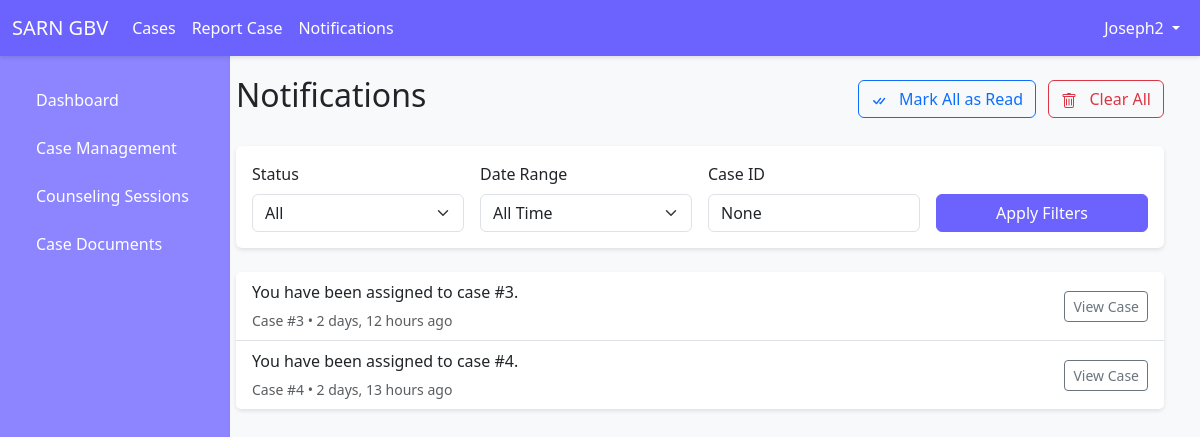
Page /notifications/ (signed in) on the committed database.
### users/models.py (models this page shows)
class User(AbstractUser):
    ROLE_CHOICES = [
        ('survivor', 'Survivor'),
        ('provider', 'Service Provider'),
        ('law_enforcement', 'Law Enforcement'),
    ]
    role = models.CharField(max_length=20, choices=ROLE_CHOICES, default='survivor')
    phone = models.CharField(max_length=15, blank=True, null=True)
    address = models.TextField(blank=True, null=True)
    groups = models.ManyToManyField(Group, related_name="custom_user_groups", blank=True)
    user_permissions = models.ManyToManyField(Permission, related_name="custom_user_permissions", blank=True)

### notifications/models.py (models this page shows, shortened)
class Notification(models.Model):
    user = models.ForeignKey(User, on_delete=models.CASCADE, related_name="notifications")  # Add related_name
    case = models.ForeignKey('cases.Case', on_delete=models.CASCADE)
    message = models.TextField()
    is_read = models.BooleanField(default=False)
    created_at = models.DateTimeField(auto_now_add=True)

### cases/models.py (models this page shows, shortened)
class Case(models.Model):
    STATUS_CHOICES = [
        ('pending', 'Pending'),
        ('under_investigation', 'Under Investigation'),
        ('closed', 'Closed'),
    ]
    reporter = models.ForeignKey(User, on_delete=models.CASCADE, related_name="reported_cases")  # The person who reported the case
    assigned_provider = models.ForeignKey(User, on_delete=models.SET_NULL, null=True, blank=True, related_name="assigned_cases")
    description = models.TextField()
    status = models.CharField(max_length=20, choices=STATUS_CHOICES, default='pending')
    date_reported = models.DateTimeField(auto_now_add=True)
    evidence_file = models.FileField(upload_to='case_evidence/', blank=True, null=True)

### notifications/views.py (the view)
# urls.py: path('notifications/', login_required(notifications_list), name='notifications_list'),
@login_required
def notifications_list(request):
    queryset = Notification.objects.filter(user=request.user).order_by('-created_at')
    status = request.GET.get('status')
    date_range = request.GET.get('date_range')
    case_id = request.GET.get('case_id')
    if status == 'unread':
        queryset = queryset.filter(is_read=False)
    elif status == 'read':
        queryset = queryset.filter(is_read=True)
    if date_range == 'today':
        queryset = queryset.filter(created_at__date=timezone.now().date())
    elif date_range == 'week':
        week_ago = timezone.now() - timedelta(days=7)
        queryset = queryset.filter(created_at__gte=week_ago)
    elif date_range == 'month':
        month_ago = timezone.now() - timedelta(days=30)
        queryset = queryset.filter(created_at__gte=month_ago)
    if case_id:
        queryset = queryset.filter(case__id=case_id)
    page = request.GET.get('page', 1)
    paginator = Paginator(queryset, 10)  # Show 10 notifications per page
    try:
        notifications = paginator.page(page)
    except PageNotAnInteger:
        notifications = paginator.page(1)
    except EmptyPage:
        notifications = paginator.page(paginator.num_pages)
    unread_count = Notification.objects.filter(user=request.user, is_read=False).count()
    context = {
        'notifications': notifications,
        'unread_count': unread_count,
        'status': status,
        'date_range': date_range,
        'case_id': case_id,
    }
    return render(request, 'notifications/list.html', context)

### notifications/templates/notifications/list.html (shortened to what this page needs)
{% extends 'base.html' %}
{% block content %}
<div class="container-fluid">
    <div class="d-flex justify-content-between align-items-center mb-4">
        <h2>
            Notifications
        </h2>
        <div>
            {% if notifications %}
            <button class="btn btn-outline-primary me-2" id="markAllRead">
                Mark All as Read
            </button>
            <button class="btn btn-outline-danger" id="clearAll">
                Clear All
            </button>
            {% endif %}
        </div>
    </div>
    <div class="card mb-4">
        <div class="card-body">
            <form class="row g-3" method="GET">
                <div class="col-md-3">
                    <label class="form-label">Status</label>
                    <select class="form-select" name="status">
                        <option value="">All</option>
                    </select>
                </div>
                <div class="col-md-3">
                    <label class="form-label">Date Range</label>
                    <select class="form-select" name="date_range">
                        <option value="">All Time</option>
                    </select>
                </div>
                <div class="col-md-3">
                    <label class="form-label">Case ID</label>
                    <input type="text" class="form-control" name="case_id" value="{{ case_id }}" placeholder="Filter by Case ID">
                </div>
                <div class="col-md-3 d-flex align-items-end">
                    <button type="submit" class="btn btn-primary w-100">Apply Filters</button>
                </div>
            </form>
        </div>
    </div>
    {% if notifications %}
    <div class="card">
        <div class="list-group list-group-flush">
            {% for notification in notifications %}
            <div class="list-group-item {% if not notification.is_read %}bg-light{% endif %}">
                <div class="d-flex justify-content-between align-items-center">
                    <div class="d-flex align-items-center">
                        <div>
                            <p class="mb-1">{{ notification.message }}</p>
                            <small class="text-muted">
                                Case #{{ notification.case.id }} •
                                {{ notification.created_at|timesince }} ago
                            </small>
                        </div>
                    </div>
                    <div class="btn-group">
                        <a href="{% url 'case_detail' notification.case.id %}" class="btn btn-sm btn-outline-secondary">
                            View Case
                        </a>
                    </div>
                </div>
            </div>
            {% endfor %}
        </div>
    </div>
    {% endif %}
</div>
{% endblock %}

### templates/base.html (shortened to what this page needs)
<!DOCTYPE html>
<html lang="en">
<head>
    <link href="https://cdn.jsdelivr.net/npm/bootstrap@5.3.0/dist/css/bootstrap.min.css" rel="stylesheet">
</head>
<body>
    <nav class="navbar navbar-expand-lg">
        <div class="container-fluid">
            <a class="navbar-brand" href="{% url 'dashboard' %}">SARN GBV</a>
            <div class="collapse navbar-collapse" id="navbarNav">
                <ul class="navbar-nav me-auto">
                    {% if user.is_authenticated %}
                        {% if user.role in "provider law_enforcement" %}
                        <li class="nav-item">
                            <a class="nav-link" href="{% url 'case_list' %}">Cases</a>
                        </li>
                        {% endif %}
                        <li class="nav-item">
                            <a class="nav-link" href="{% url 'report_case' %}">Report Case</a>
                        </li>
                        <li class="nav-item">
                            <a class="nav-link" href="{% url 'notifications_list' %}">
                                Notifications
                            </a>
                        </li>
                    {% endif %}
                </ul>
                <ul class="navbar-nav">
                    {% if user.is_authenticated %}
                        <li class="nav-item dropdown">
                            <a class="nav-link dropdown-toggle" href="#" id="userDropdown" role="button" data-bs-toggle="dropdown">
                                {{ user.username }}
                            </a>
                        </li>
                    {% else %}
                        <li class="nav-item">
                            <a class="nav-link" href="{% url 'login' %}">Login</a>
                        </li>
                    {% endif %}
                </ul>
            </div>
        </div>
    </nav>
    <div class="container-fluid">
        <div class="row">
            {% if user.is_authenticated %}
            <div class="col-md-3 col-lg-2 d-md-block sidebar collapse">
                <div class="position-sticky">
                    <ul class="nav flex-column">
                        <li class="nav-item">
                            <a class="nav-link" href="{% url 'dashboard' %}">
                                Dashboard
                            </a>
                        </li>
                        {% if user.role in "provider law_enforcement" %}
                        <li class="nav-item">
                            <a class="nav-link" href="{% url 'case_list' %}">
                                Case Management
                            </a>
                        </li>
                        {% endif %}
                        {% if user.role == "provider" %}
                        <li class="nav-item">
                            <a class="nav-link" href="{% url 'counseling_sessions' %}">
                                Counseling Sessions
                            </a>
                        </li>
                        {% endif %}
                        <li class="nav-item">
                            <a class="nav-link" href="{% url 'case_documents' %}">
                                Case Documents
                            </a>
                        </li>
                    </ul>
                </div>
            </div>
            <main class="col-md-9 ms-sm-auto col-lg-10 px-md-4 main-content">
            {% else %}
            <main class="col-12 px-4 main-content">
            {% endif %}
                {% block content %}
                {% endblock %}
            </main>
        </div>
    </div>
</body>
</html>

### templates/base.html (style rules this page uses)
:root { --primary-color: #6c63ff; --primary-light: #8c85ff; --primary-dark: #5a52cc; --primary-fade: rgba(108, 99, 255, 0.1); }
.navbar { background-color: var(--primary-color); box-shadow: 0 2px 4px rgba(0, 0, 0, 0.1); position: fixed; top: 0; left: 0; right: 0; z-index: 1000; height: 56px; }
.navbar-brand, .nav-link { color: white !important; }
.sidebar { background-color: var(--primary-light); border-right: 1px solid var(--primary-fade); height: calc(100vh - 56px); position: fixed; top: 56px; left: 0; width: 230px; overflow-y: auto; padding: 20px; z-index: 999; }
.sidebar .nav-link { color: #333; padding: 8px 16px; margin: 4px 0; border-radius: 4px; }
.main-content { margin-top: 56px; margin-left: 250px; padding: 20px; background-color: #f8f9fa; min-height: calc(100vh - 56px); }
.btn-primary { background-color: var(--primary-color); border-color: var(--primary-color); }
.card { border: none; box-shadow: 0 2px 4px rgba(0, 0, 0, 0.1); transition: transform 0.2s; }

### rows in the picture
User: username "Joseph2"
Notification: message "You have been assigned to case #3.", case.id "3", created_at "2 days, 12 hours"
Notification: message "You have been assigned to case #4.", case.id "4", created_at "2 days, 13 hours"
